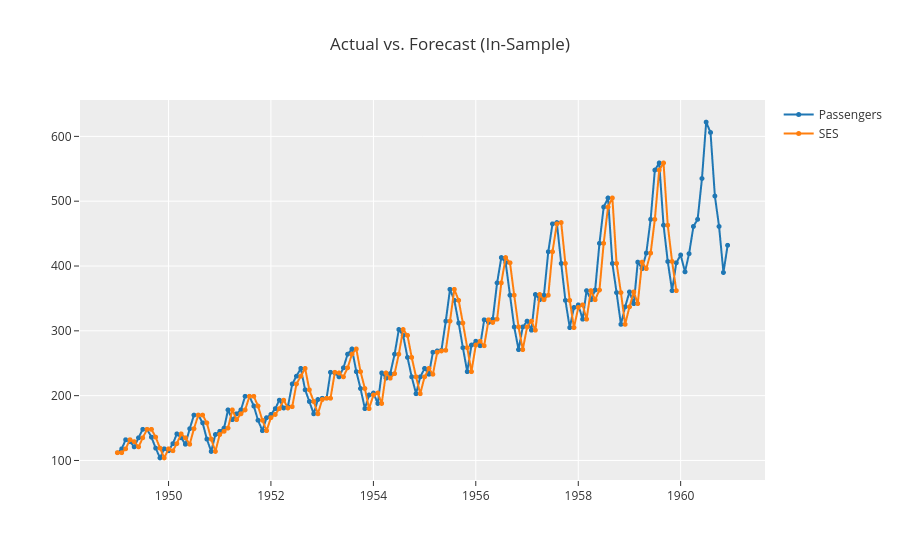

The notebook cell this image was saved under:
### Markdown cell above
---
Let's make some "in sample" predictions:

### Code cell
exp.plot_model(ses, plot='insample', data_kwargs={'labels':["SES"]})

### Figure 1 — Plotly figure (JSON) as saved in the notebook; plotly's stock layout.template omitted (floating-point values rounded to 4 significant figures; data arrays with more than 128 entries replaced by an {"elided": "..."} marker saying what was removed)
{"data": [{"line": {"color": "rgb(31, 119, 180)", "width": 2}, "marker": {"color": "rgb(31, 119, 180)", "size": 5}, "mode": "lines+markers", "name": "Passengers", "type": "scattergl", "x": {"elided": "144 str values"}, "xaxis": "x", "y": {"elided": "144 int values"}, "yaxis": "y"}, {"line": {"color": "rgb(255, 127, 14)", "width": 2}, "marker": {"color": "rgb(255, 127, 14)", "size": 5}, "mode": "lines+markers", "name": "SES", "type": "scattergl", "x": {"elided": "144 str values"}, "xaxis": "x", "y": {"elided": "144 float values"}, "yaxis": "y"}], "layout": {"showlegend": true, "title": {"text": "Actual vs. Forecast (In-Sample)"}, "xaxis": {"anchor": "y", "domain": [0.0, 1.0]}, "yaxis": {"anchor": "x", "domain": [0.0, 1.0]}}}
